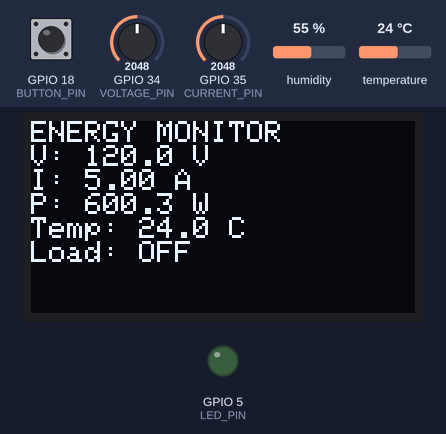
The sketch below on a simulated ESP32. Shown: 128×64 one-colour display, output pins drawn as LEDs (lit = HIGH). The inputs (shaded band) are chosen by the test bench; at power-on: GPIO 18 (BUTTON_PIN) HIGH, temperature 24 °C, GPIO 34 (VOLTAGE_PIN) = 2048, GPIO 35 (CURRENT_PIN) = 2048, humidity 55 %. What the sketch prints to the serial monitor is not drawn.

Above: at 3.2 s.
3.3 s: GPIO 18 (BUTTON_PIN) pulled LOW for 2.35 s
At 4.8 s:
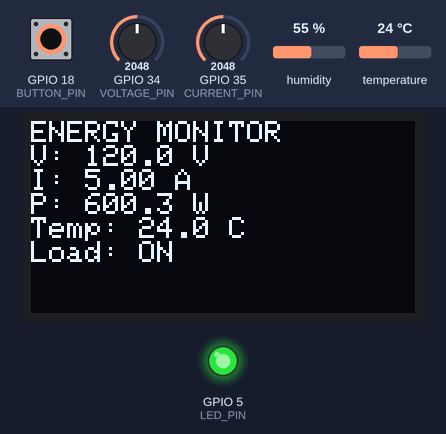
7.1 s: temperature set to 12 °C
At 9.7 s:
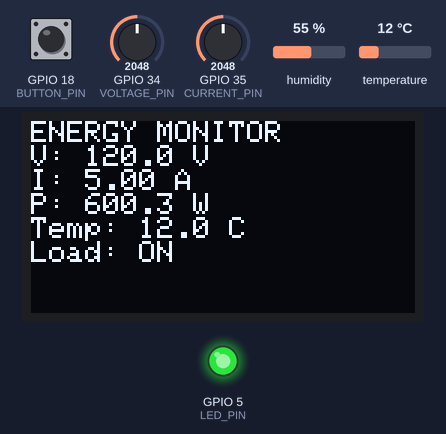
10.0 s: GPIO 18 (BUTTON_PIN) pulled LOW for 2.35 s
At 12.0 s:
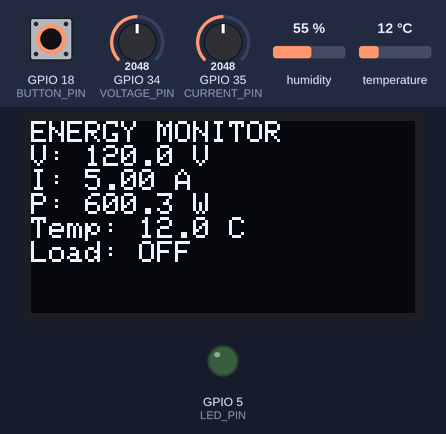
13.8 s: GPIO 34 (VOLTAGE_PIN) set to 2866
At 15.9 s:
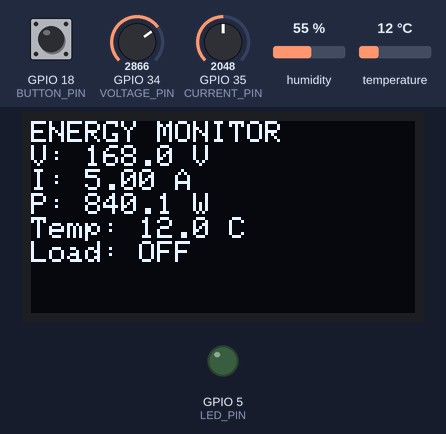
16.5 s: GPIO 35 (CURRENT_PIN) set to 2866
At 17.8 s:
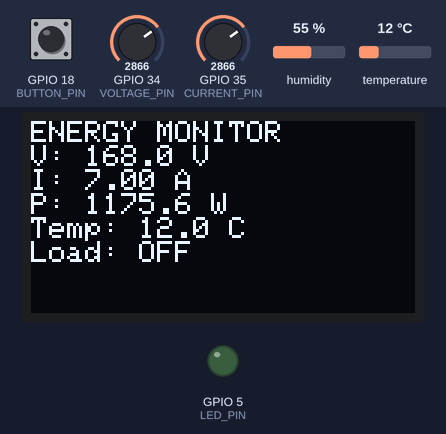
19.2 s: temperature set to 19 °C
Timing chart, 0 to 22.2 s (numbered marks = the images above; inputs shaded):
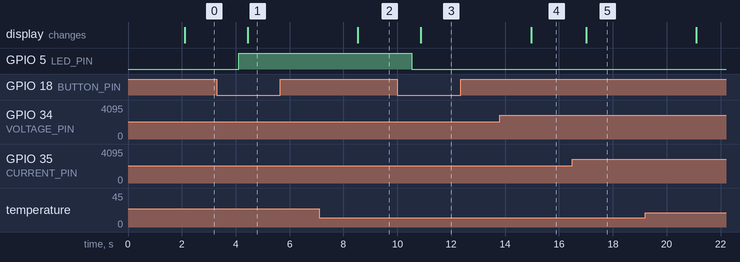

The sketch:

sketch.ino
```cpp
#include <Wire.h>
#include <Adafruit_GFX.h>
#include <Adafruit_SSD1306.h>
#include "DHT.h"

#define DHTPIN 4
#define DHTTYPE DHT22

#define VOLTAGE_PIN 34
#define CURRENT_PIN 35

#define LED_PIN 5
#define BUTTON_PIN 18

#define SCREEN_WIDTH 128
#define SCREEN_HEIGHT 64

DHT dht(DHTPIN, DHTTYPE);
Adafruit_SSD1306 display(SCREEN_WIDTH, SCREEN_HEIGHT, &Wire, -1);

bool applianceState = false;

void setup() {
  Serial.begin(115200);

  dht.begin();

  pinMode(LED_PIN, OUTPUT);
  pinMode(BUTTON_PIN, INPUT_PULLUP);

  digitalWrite(LED_PIN, LOW);

  if (!display.begin(SSD1306_SWITCHCAPVCC, 0x3C)) {
    Serial.println("OLED initialization failed!");
    while (true);
  }

  display.clearDisplay();
  display.setTextColor(SSD1306_WHITE);
  display.setTextSize(1);

  display.setCursor(0, 0);
  display.println("Smart Energy");
  display.println("Monitoring");
  display.display();

  delay(2000);
}

void loop() {

  // Read DHT22
  float temperature = dht.readTemperature();
  float humidity = dht.readHumidity();

  // Read potentiometers
  int voltageRaw = analogRead(VOLTAGE_PIN);
  int currentRaw = analogRead(CURRENT_PIN);

  // Convert simulated values
  float voltage = (voltageRaw / 4095.0) * 240.0;
  float current = (currentRaw / 4095.0) * 10.0;

  // Calculate power
  float power = voltage * current;

  // Button control
  if (digitalRead(BUTTON_PIN) == LOW) {
    applianceState = !applianceState;
    digitalWrite(LED_PIN, applianceState ? HIGH : LOW);

    delay(300);
  }

  Serial.println();
  Serial.println("========== ENERGY MONITOR ==========");

  Serial.print("Temperature : ");
  Serial.print(temperature);
  Serial.println(" °C");

  Serial.print("Humidity    : ");
  Serial.print(humidity);
  Serial.println(" %");

  Serial.print("Voltage     : ");
  Serial.print(voltage);
  Serial.println(" V");

  Serial.print("Current     : ");
  Serial.print(current);
  Serial.println(" A");

  Serial.print("Power       : ");
  Serial.print(power);
  Serial.println(" W");

  Serial.print("Appliance   : ");
  Serial.println(applianceState ? "ON" : "OFF");

  Serial.println("====================================");

  // OLED display
  display.clearDisplay();

  display.setCursor(0, 0);
  display.println("ENERGY MONITOR");

  display.print("V: ");
  display.print(voltage, 1);
  display.println(" V");

  display.print("I: ");
  display.print(current, 2);
  display.println(" A");

  display.print("P: ");
  display.print(power, 1);
  display.println(" W");

  display.print("Temp: ");
  display.print(temperature, 1);
  display.println(" C");

  display.print("Load: ");
  display.println(applianceState ? "ON" : "OFF");

  display.display();

  delay(2000);
}
```

Measured:
- after the input at 3.3 s, GPIO 5 (LED_PIN): LOW → HIGH after 0.81 s; the display: changes after 1.1 s (image 1)
- after the input at 7.1 s, the display: changes after 1.4 s (image 2)
- after the input at 10.0 s, GPIO 5 (LED_PIN): HIGH → LOW after 0.54 s; the display: changes after 0.88 s (image 3)
- after the input at 13.8 s, the display: changes after 1.2 s (image 4)
- after the input at 16.5 s, the display: changes after 0.51 s (image 5)
